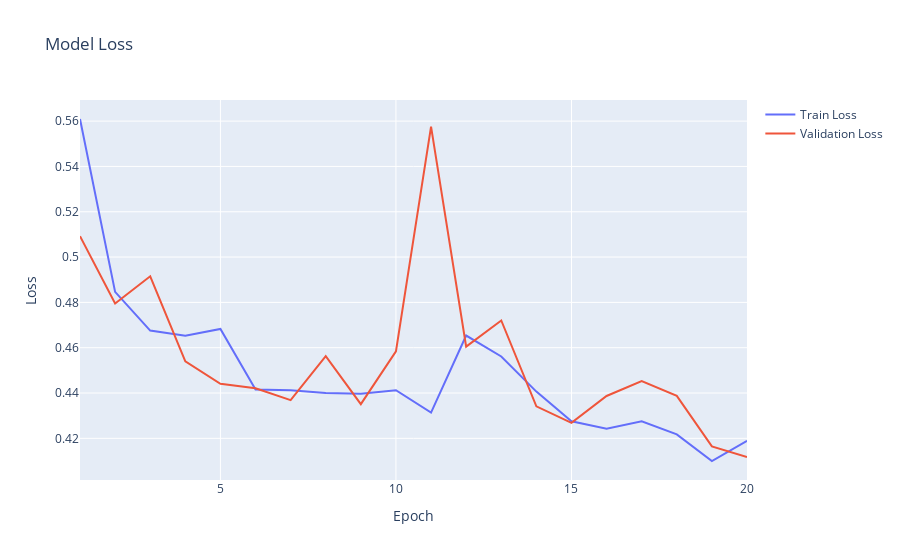

Write notebook code for a chart like this one.
### Code cell
fig = go.Figure()
fig.add_trace(go.Scatter(x=list(range(1, 21)), 
                         y=history.history['loss'], 
                         mode='lines', 
                         name='Train Loss'))

fig.add_trace(go.Scatter(x=list(range(1, 21)), 
                         y=history.history['val_loss'], 
                         mode='lines', 
                         name='Validation Loss'))

fig.update_layout(title='Model Loss', 
                  xaxis_title='Epoch', 
                  yaxis_title='Loss')
fig.show()

### Figure 1 — Plotly figure (JSON) as saved in the notebook; plotly's stock layout.template omitted (floating-point values rounded to 4 significant figures)
{"data": [{"mode": "lines", "name": "Train Loss", "type": "scatter", "x": [1, 2, 3, 4, 5, 6, 7, 8, 9, 10, 11, 12, 13, 14, 15, 16, 17, 18, 19, 20], "y": [0.5609, 0.4846, 0.4676, 0.4653, 0.4683, 0.4415, 0.4412, 0.4401, 0.4397, 0.4412, 0.4313, 0.4654, 0.4561, 0.4406, 0.4276, 0.4242, 0.4275, 0.4218, 0.41, 0.4189]}, {"mode": "lines", "name": "Validation Loss", "type": "scatter", "x": [1, 2, 3, 4, 5, 6, 7, 8, 9, 10, 11, 12, 13, 14, 15, 16, 17, 18, 19, 20], "y": [0.5092, 0.4795, 0.4915, 0.454, 0.4441, 0.4421, 0.4368, 0.4563, 0.4351, 0.4584, 0.5576, 0.4605, 0.472, 0.4341, 0.4268, 0.4387, 0.4452, 0.4387, 0.4165, 0.4118]}], "layout": {"title": {"text": "Model Loss"}, "xaxis": {"title": {"text": "Epoch"}}, "yaxis": {"title": {"text": "Loss"}}}}
